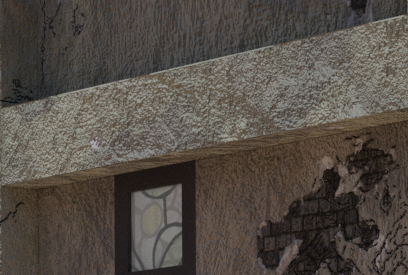
#> input picture semantic_segmentation/dataset_comp/crack/train/3.png, 408 x 275 px; its folder holds only this picture in this run
$ python bcg_remover.py
#> lines starting #> are read from the running program, lines starting #| are printed output that depends on the picture
# here we will remove the background for fg/bcg segmentation

import cv2
import numpy as np
from imutils import paths
from tqdm import tqdm
import matplotlib.pyplot as plt

# set your dataset correctly to train or test
dir = 'train'

image_dir = './dataset_reworked/{}'.format(dir)

im_paths = list(paths.list_images(image_dir))

# rework each image
for i in tqdm(range(len(im_paths))):
	pt = im_paths[i]

	image = cv2.imread(pt)
#> image is the input picture: shape (275, 408, 3); mean B, G, R 70.1, 76.8, 83.7
	component = cv2.imread(pt.replace(image_dir, './label/component'))
	component_any = np.where(component != (70, 70, 70), 255, 0)
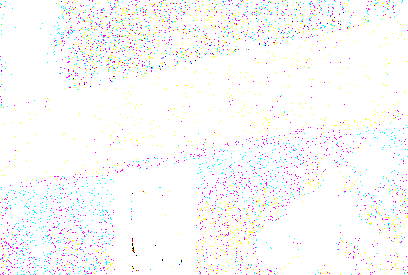
#> component_any: shape (275, 408, 3) int64; mean B, G, R 251.2, 250.4, 251.3
	background = np.where(component_any != 255, 255, 0)
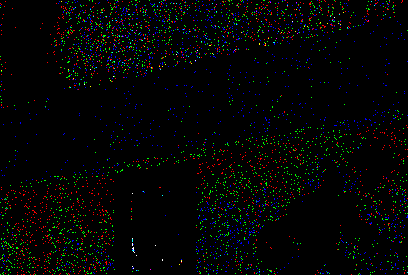
#> background: shape (275, 408, 3) int64; mean B, G, R 3.8, 4.6, 3.7

  # and save it in labels_reworked dir
	cv2.imwrite(pt.replace(image_dir, './labels_reworked/background'), background)
	cv2.imwrite(pt.replace(image_dir, './labels_reworked/foreground'), component_any)

print('Done')
